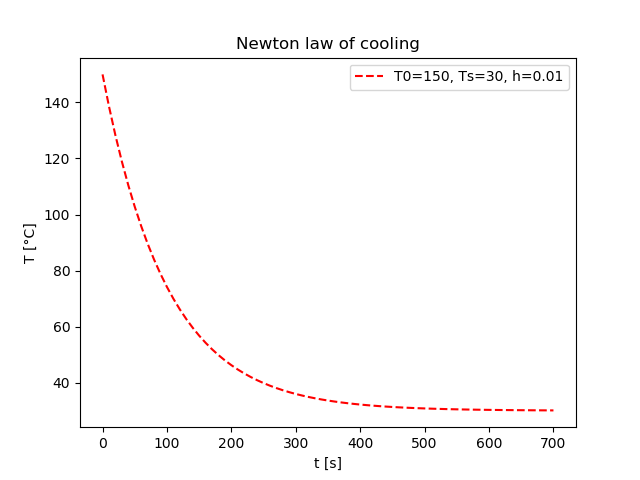

Here is the Python script that generated this plot:
"""ODE for cooling of an object"""
import numpy as np
import matplotlib.pyplot as plt
class ODESolver:
    """
    Superclass for numerical methods solving scalar and vector ODEs

      du/dt = f(u, t)

    Attributes:
    t: array of time values
    u: array of solution values (at time points t)
    k: step number of the most recently computed solution
    f: callable object implementing f(u, t)
    """
    def __init__(self, f):
        if not callable(f):
            raise TypeError('f is %s, not a function' % type(f))
        # For ODE systems, f will often return a list, but
        # arithmetic operations with f in numerical methods
        # require that f is an array. Let self.f be a function
        # that first calls f(u,t) and then ensures that the
        # result is an array of floats.
        self.f = lambda u, t: np.asarray(f(u, t), float)

    def advance(self):
        """Advance solution one time step."""
        raise NotImplementedError

    def set_initial_condition(self, U0):
        if isinstance(U0, (float,int)):  # scalar ODE
            self.neq = 1
            U0 = float(U0)
        else:                            # system of ODEs
            U0 = np.asarray(U0)          # (assume U0 is sequence)
            self.neq = U0.size
        self.U0 = U0

        # Check that f returns correct length:
        try:
            f0 = self.f(self.U0, 0)
        except IndexError:
            raise IndexError('Index of u out of bounds in f(u,t) func. Legal indices are %s' % (str(range(self.neq))))
        if f0.size != self.neq:
            raise ValueError('f(u,t) returns %d components, while u has %d components' % (f0.size, self.neq))

    def solve(self, time_points, terminate=None):
        """
        Compute solution u for t values in the list/array
        time_points, as long as terminate(u,t,step_no) is False.
        terminate(u,t,step_no) is a user-given function
        returning True or False. By default, a terminate
        function which always returns False is used.
        """
        if terminate is None:
            terminate = lambda u, t, step_no: False

        if isinstance(time_points, (float,int)):
            raise TypeError('solve: time_points is not a sequence')
        self.t = np.asarray(time_points)
        if self.t.size <= 1:
            raise ValueError('ODESolver.solve requires time_points array with at least 2 time points')

        n = self.t.size
        if self.neq == 1:  # scalar ODEs
            self.u = np.zeros(n)
        else:              # systems of ODEs
            self.u = np.zeros((n,self.neq))

        # Assume that self.t[0] corresponds to self.U0
        self.u[0] = self.U0

        # Time loop
        for k in range(n-1):
            self.k = k
            self.u[k+1] = self.advance()
            if terminate(self.u, self.t, self.k+1):
                break  # terminate loop over k
        return self.u[:k+2], self.t[:k+2]


class ForwardEuler(ODESolver):
    def advance(self):
        u, f, k, t = self.u, self.f, self.k, self.t
        dt = t[k+1] - t[k]
        u_new = u[k] + dt*f(u[k], t[k])
        return u_new

class RungeKutta4(ODESolver):
    def advance(self):
        u, f, k, t = self.u, self.f, self.k, self.t
        dt = t[k+1] - t[k]
        dt2 = dt/2.0
        K1 = dt*f(u[k], t[k])
        K2 = dt*f(u[k] + 0.5*K1, t[k] + dt2)
        K3 = dt*f(u[k] + 0.5*K2, t[k] + dt2)
        K4 = dt*f(u[k] + K3, t[k] + dt)
        u_new = u[k] + (1/6.0)*(K1 + 2*K2 + 2*K3 + K4)
        return u_new

#Making u=(T-Ts)/(T0-Ts), tau=t*h, the ODE is now du/dtau=-u, u(0)=1
class f:
    def __init__(self):
        pass
        
    def __call__(self,u,t):
        return -u 


def termination(u, t, step_no):
    """Return True when asymptotic value Ts is reached."""
    tol = 0.001 #Stopping threshold
    return abs(u[step_no]) < tol

def solveRK():
    U0=1
    f_init=f()
    tpoints=np.linspace(0,10,101)
    #Runge-Kutta 4° order
    frk=RungeKutta4(f_init)
    frk.set_initial_condition(U0)
    solRK, tRK = frk.solve(tpoints,termination)
    return solRK, tRK


def load():
    #Load solution    
    with open("ejE14.dat","r") as infile:    
        u=[]    
        tau=[]    
        for line in infile:    
            data=line.split()    
            tau.append(float(data[0]))    
            u.append(float(data[1]))
    return tau, u


def T(u, tau, h, T0, Ts):
    #Rescale using parameters:
    tau=np.asarray(tau)
    u=np.asarray(u)
    time=(1/h)*tau
    Temp=Ts+(T0-Ts)*u
    return time, Temp
    

import os
#If solution was not previously calculated, do it
if not os.path.isfile("ejE14.dat"):
    uarr, tauarr=solveRK()
    with open("ejE14.dat","w") as outfile:
        for t,u in zip(tauarr,uarr):
            outfile.write("%.3f   %g\n"%(t,u))
            
#load solution
tau, u=load()

#read parameters from command line
import sys
try:
    h=float(sys.argv[1])
    Ts=float(sys.argv[2])
    T0=float(sys.argv[3])
except:
    print("usage: %s h Ts T0" %sys.argv[0])
    sys.exit(1)

#rescale
t, T= T(u,tau,h,T0,Ts)
#plot
plt.plot(t, T, "r--",label="T0=%g, Ts=%g, h=%g"%(T0, Ts, h))
plt.title("Newton law of cooling")
plt.legend()
plt.xlabel("t [s]")
plt.ylabel("T [°C]")
plt.savefig("ejE14.png")
plt.show()





